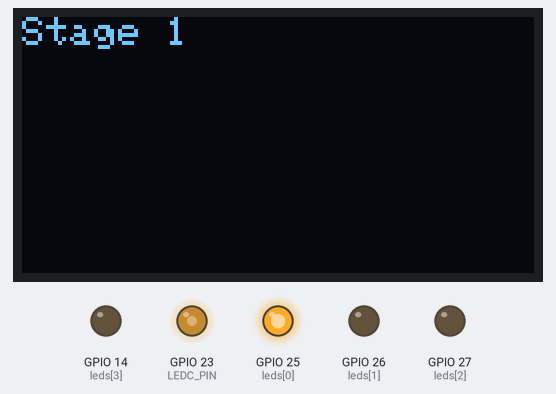
A sketch run on a simulated ESP32. Shown: 128×64 one-colour display, output pins drawn as LEDs (lit = HIGH).

Above: at 0.21 s.
At 0.86 s:
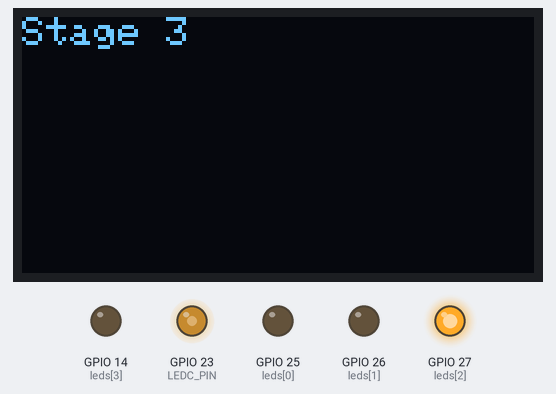
Timing chart, 0 to 40.0 s (numbered marks = the images above):
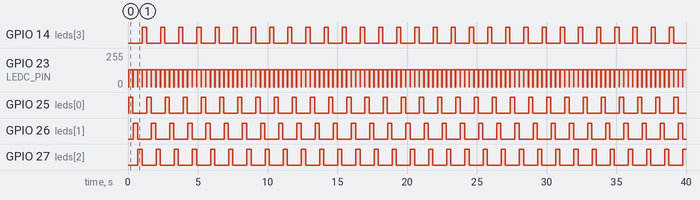

The sketch:

LAB5.ino
```cpp
/*
Lab 5: Simultaneous Multi-Tool Control

Goal: Coordinate multiple peripherals.
Task: LEDs blink, buzzer sounds, OLED updates step.
*/

#include <Wire.h>
#include <Adafruit_GFX.h>
#include <Adafruit_SSD1306.h>

int leds[] = {25, 26, 27, 14};
Adafruit_SSD1306 display(128, 64, &Wire, -1);

#define LEDC_PIN     23
#define LEDC_FREQ    2000
#define LEDC_RES     8

void setup() {
  for (int i = 0; i < 4; i++) pinMode(leds[i], OUTPUT);
  ledcAttach(LEDC_PIN, LEDC_FREQ, LEDC_RES);
  display.begin(SSD1306_SWITCHCAPVCC, 0x3C);
  display.clearDisplay();
  display.setTextSize(1);
  display.setTextColor(WHITE);
}

void loop() {
  for (int i = 0; i < 4; i++) {
    display.clearDisplay();
    display.setCursor(0, 0);
    display.print("Stage ");
    display.println(i+1);
    display.display();
    digitalWrite(leds[i], HIGH);
    ledcWrite(LEDC_PIN, 128);
    delay(300);
    digitalWrite(leds[i], LOW);
    ledcWrite(LEDC_PIN, 0);
  }
}
```

Measured:
- by itself, GPIO 14 (leds[3]), GPIO 25 (leds[0]), GPIO 26 (leds[1]), GPIO 27 (leds[2]): alternates HIGH for 0.30 s and LOW for 1.0 s
- by itself, GPIO 23 (LEDC_PIN): alternates 128/255 for 0.30 s and 0/255 for 0.03 s
